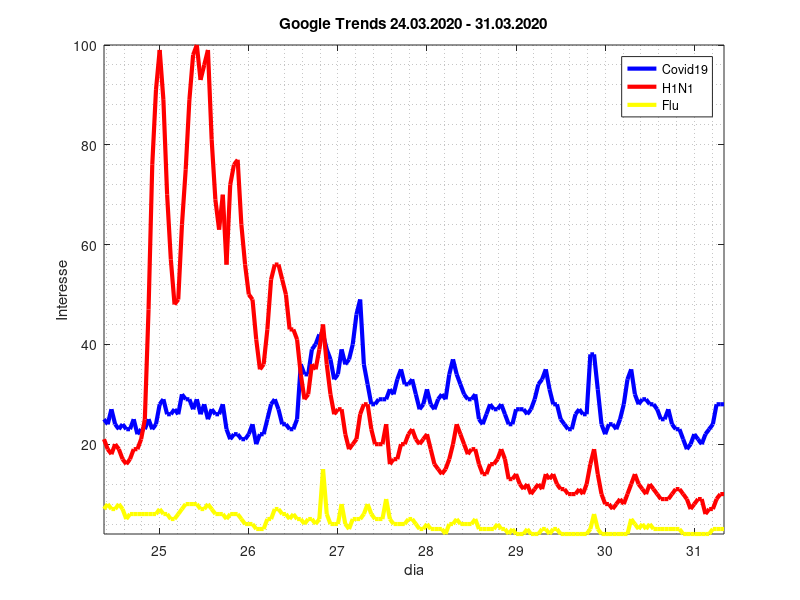

MATLAB code to generate this figure:
%%%%%%%%%%%%%%%%%%%%%%%%%%%%%%%%%%%%%%%%%%%%%%%%%%%%%%%%%%%%%%%%%%%%%%%%%%%%%%%
% MESTRADO 2020
% UPM - Universidade Presbiteriana Mackenzie
% 72008075 - HARARI, G. S.
% GNU Octave(R) - Version 5.2.0
%%%%%%%%%%%%%%%%%%%%%%%%%%%%%%%%%%%%%%%%%%%%%%%%%%%%%%%%%%%%%%%%%%%%%%%%%%%%%%%
% Module : multiTimelineTrends_Tarefa_8_GSH_Module_v_20200331.m 
% Input  : multiTimelineTrends_Tarefa_8_GSH_Data_v_20200331.dat
% Output : multiTimelineTrends_Tarefa_8_GSH_Figure_v_20200331.JPG
% Process: 31th, Mar 2020
%%%%%%%%%%%%%%%%%%%%%%%%%%%%%%%%%%%%%%%%%%%%%%%%%%%%%%%%%%%%%%%%%%%%%%%%%%%%%%%
%
clc; clear all; close all;
%
%%%%%%%%%%%%%%%%%%%%%%%%%%%%%%%%%%%%%%%%%%%%%%%%%%%%%%%%%%%%%
% Carga da Base da Dados Google Trends na variavel inp
%%%%%%%%%%%%%%%%%%%%%%%%%%%%%%%%%%%%%%%%%%%%%%%%%%%%%%%%%%%%%
%
load multiTimelineTrends_Tarefa_8_GSH_Data_v_20200331.dat;
inp=multiTimelineTrends_Tarefa_8_GSH_Data_v_20200331; 
%
%%%%%%%%%%%%%%%%%%%%%%%%%%%%%%%%%%%%%%%%%%%%%%
% Framework Data Base (desease)
%%%%%%%%%%%%%%%%%%%%%%%%%%%%%%%%%%%%%%%%%%%%%%
ano(:,:)=inp(:,1);
mes(:,:)=inp(:,2);
dia(:,:)=inp(:,3);
hora(:,:)=inp(:,4);
tempo=dia+hora/24;
covid19=inp(:,5);
h1n1(:,:)=inp(:,6);
flu(:,:)=inp(:,7);
%
%%%%%%%%%%%%%%%%%%%%%%%%%%%%%%%%%%%%%%%%%%%%%%%%%%%%%%%%%%%%%%
% Plot
%%%%%%%%%%%%%%%%%%%%%%%%%%%%%%%%%%%%%%%%%%%%%%%%%%%%%%%%%%%%%%
figure
plot(tempo,covid19,'b','linewidth',3)
hold on
plot(tempo,h1n1,'r','linewidth',3)
plot(tempo,flu,'y','linewidth',3)
title ('Google Trends 24.03.2020 - 31.03.2020')
xlabel('dia')
ylabel('Interesse')
axis([-inf inf -inf inf])
grid minor
legend('Covid19','H1N1','Flu');
hold off
print -djpg multiTimelineTrends_Tarefa_8_GSH_Figure_v_20200331
